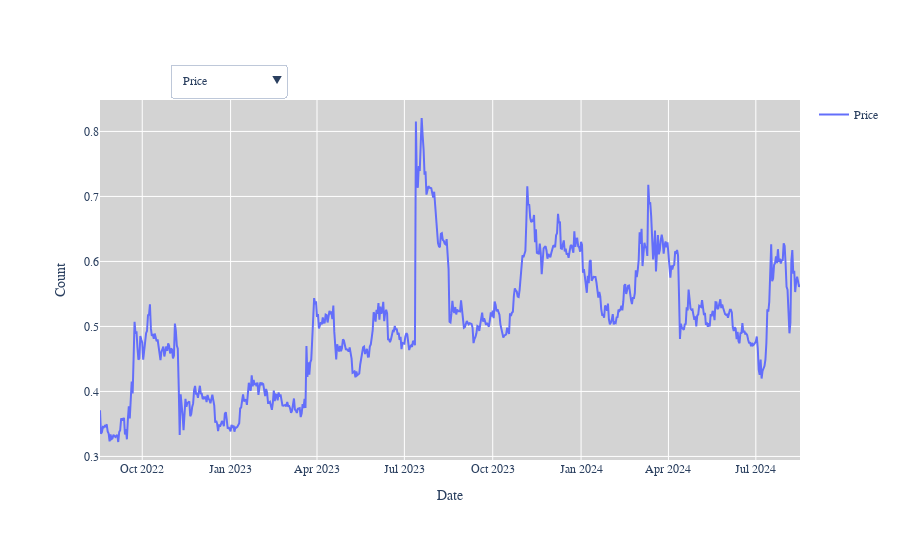

The notebook cell saved with this chart:
### Code cell
fig = go.Figure()

# Add the price chart (default)
fig.add_trace(go.Scatter(x=stock_data.index, y=stock_data['Close'], mode='lines', name='Price'))

# Add the RSI chart (initially hidden)
fig.add_trace(go.Scatter(x=stock_data.index, y=stock_data['RSI'], mode='lines', name='RSI', visible=False))

# Add the MACD chart (initially hidden)
fig.add_trace(go.Scatter(x=stock_data.index, y=stock_data['MACD'], mode='lines', name='MACD', visible=False))

# Add the Bollinger Bands chart (initially hidden)
fig.add_trace(go.Scatter(x=stock_data.index, y=stock_data['UB'], mode='lines', name='Upper Bollinger Band', visible=False, line=dict(color='red')))
fig.add_trace(go.Scatter(x=stock_data.index, y=stock_data['LB'], fill='tonexty', mode='lines', name='Lower Bollinger Band', visible=False, line=dict(color='green')))
fig.add_trace(go.Scatter(x=stock_data.index, y=stock_data['M20'], mode='lines', name='Middle Bollinger Band', visible=False, line=dict(color='blue')))
fig.add_trace(go.Scatter(x=stock_data.index, y=stock_data['Close'], mode='lines', name='Price (Bollinger)', visible=False, line=dict(color='black')))

# Define the buttons for dropdown menu
buttons = [
    dict(label='Price', method='update', args=[{'visible': [True, False, False, False, False, False, False]}, {'title': 'Stock market line plot in USD'}]),
    dict(label='RSI', method='update', args=[{'visible': [False, True, False, False, False, False, False]}, {'title': 'RSI Indicator'}]),
    dict(label='MACD', method='update', args=[{'visible': [False, False, True, False, False, False, False]}, {'title': 'MACD Indicator'}]),
    dict(label='Bollinger Bands', method='update', args=[{'visible': [False, False, False, True, True, True, True]}, {'title': 'Bollinger Bands'}])
]

# Create the dropdown menu
dropdown = go.layout.Updatemenu(
    buttons=buttons,
    direction='down',
    showactive=True,
    xanchor='left',
    yanchor='top',
    x=0.1,
    y=1.1
)

# Update layout to include dropdown menu and other customizations
fig.update_layout(
    updatemenus=[dropdown],
    plot_bgcolor='lightgray',   # Background color of the plotting area
    font=dict(family='Arial', size=12),
    title_font=dict(size=20),
    title_x=0.5,
    xaxis_title='Date',
    yaxis_title='Count',
    hoverlabel=dict(bgcolor='lightgrey', font_size=14),
    margin=dict(l=100, r=100, t=100, b=100),
    showlegend=True
)

# Show the figure
fig.show()

### Figure 1 — Plotly figure (JSON) as saved in the notebook; plotly's stock layout.template omitted (floating-point values rounded to 4 significant figures; data arrays with more than 128 entries replaced by an {"elided": "..."} marker saying what was removed)
{"data": [{"mode": "lines", "name": "Price", "type": "scatter", "x": {"elided": "730 str values"}, "y": {"elided": "730 float values"}}, {"mode": "lines", "name": "RSI", "type": "scatter", "visible": false, "x": {"elided": "730 str values"}, "y": {"elided": "730 float values"}}, {"mode": "lines", "name": "MACD", "type": "scatter", "visible": false, "x": {"elided": "730 str values"}, "y": {"elided": "730 float values"}}, {"line": {"color": "red"}, "mode": "lines", "name": "Upper Bollinger Band", "type": "scatter", "visible": false, "x": {"elided": "730 str values"}, "y": {"elided": "730 float values"}}, {"fill": "tonexty", "line": {"color": "green"}, "mode": "lines", "name": "Lower Bollinger Band", "type": "scatter", "visible": false, "x": {"elided": "730 str values"}, "y": {"elided": "730 float values"}}, {"line": {"color": "blue"}, "mode": "lines", "name": "Middle Bollinger Band", "type": "scatter", "visible": false, "x": {"elided": "730 str values"}, "y": {"elided": "730 float values"}}, {"line": {"color": "black"}, "mode": "lines", "name": "Price (Bollinger)", "type": "scatter", "visible": false, "x": {"elided": "730 str values"}, "y": {"elided": "730 float values"}}], "layout": {"font": {"family": "Arial", "size": 12}, "hoverlabel": {"bgcolor": "lightgrey", "font": {"size": 14}}, "margin": {"b": 100, "l": 100, "r": 100, "t": 100}, "plot_bgcolor": "lightgray", "showlegend": true, "title": {"font": {"size": 20}, "x": 0.5}, "updatemenus": [{"buttons": [{"args": [{"visible": [true, false, false, false, false, false, false]}, {"title": "Stock market line plot in USD"}], "label": "Price", "method": "update"}, {"args": [{"visible": [false, true, false, false, false, false, false]}, {"title": "RSI Indicator"}], "label": "RSI", "method": "update"}, {"args": [{"visible": [false, false, true, false, false, false, false]}, {"title": "MACD Indicator"}], "label": "MACD", "method": "update"}, {"args": [{"visible": [false, false, false, true, true, true, true]}, {"title": "Bollinger Bands"}], "label": "Bollinger Bands", "method": "update"}], "direction": "down", "showactive": true, "x": 0.1, "xanchor": "left", "y": 1.1, "yanchor": "top"}], "xaxis": {"title": {"text": "Date"}}, "yaxis": {"title": {"text": "Count"}}}}
